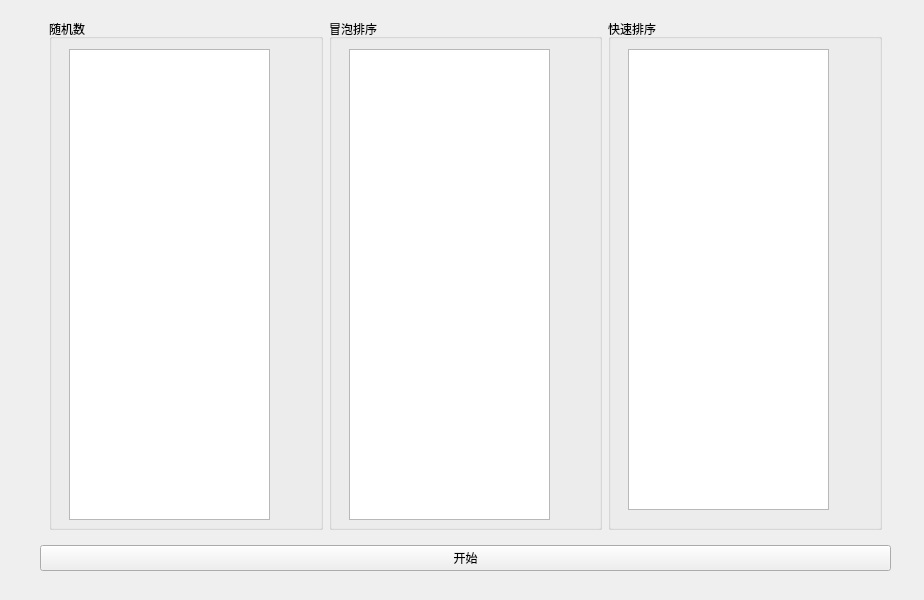
<?xml version="1.0" encoding="UTF-8"?>
<ui version="4.0">
 <class>Widget</class>
 <widget class="QWidget" name="Widget">
  <property name="geometry">
   <rect>
    <x>0</x>
    <y>0</y>
    <width>924</width>
    <height>600</height>
   </rect>
  </property>
  <property name="windowTitle">
   <string>Widget</string>
  </property>
  <widget class="QWidget" name="">
   <property name="geometry">
    <rect>
     <x>40</x>
     <y>10</y>
     <width>851</width>
     <height>561</height>
    </rect>
   </property>
   <layout class="QVBoxLayout" name="verticalLayout">
    <item>
     <widget class="QWidget" name="widget" native="true">
      <layout class="QHBoxLayout" name="horizontalLayout">
       <item>
        <widget class="QGroupBox" name="groupBox">
         <property name="title">
          <string>随机数</string>
         </property>
         <widget class="QListWidget" name="randomList">
          <property name="geometry">
           <rect>
            <x>20</x>
            <y>30</y>
            <width>201</width>
            <height>471</height>
           </rect>
          </property>
         </widget>
        </widget>
       </item>
       <item>
        <widget class="QGroupBox" name="groupBox_2">
         <property name="title">
          <string>冒泡排序</string>
         </property>
         <widget class="QListWidget" name="buboList">
          <property name="geometry">
           <rect>
            <x>20</x>
            <y>30</y>
            <width>201</width>
            <height>471</height>
           </rect>
          </property>
         </widget>
        </widget>
       </item>
       <item>
        <widget class="QGroupBox" name="groupBox_3">
         <property name="title">
          <string>快速排序</string>
         </property>
         <widget class="QListWidget" name="quickList">
          <property name="geometry">
           <rect>
            <x>20</x>
            <y>30</y>
            <width>201</width>
            <height>461</height>
           </rect>
          </property>
         </widget>
        </widget>
       </item>
      </layout>
     </widget>
    </item>
    <item>
     <widget class="QPushButton" name="startBtn">
      <property name="text">
       <string>开始</string>
      </property>
     </widget>
    </item>
   </layout>
  </widget>
 </widget>
 <resources/>
 <connections/>
</ui>
